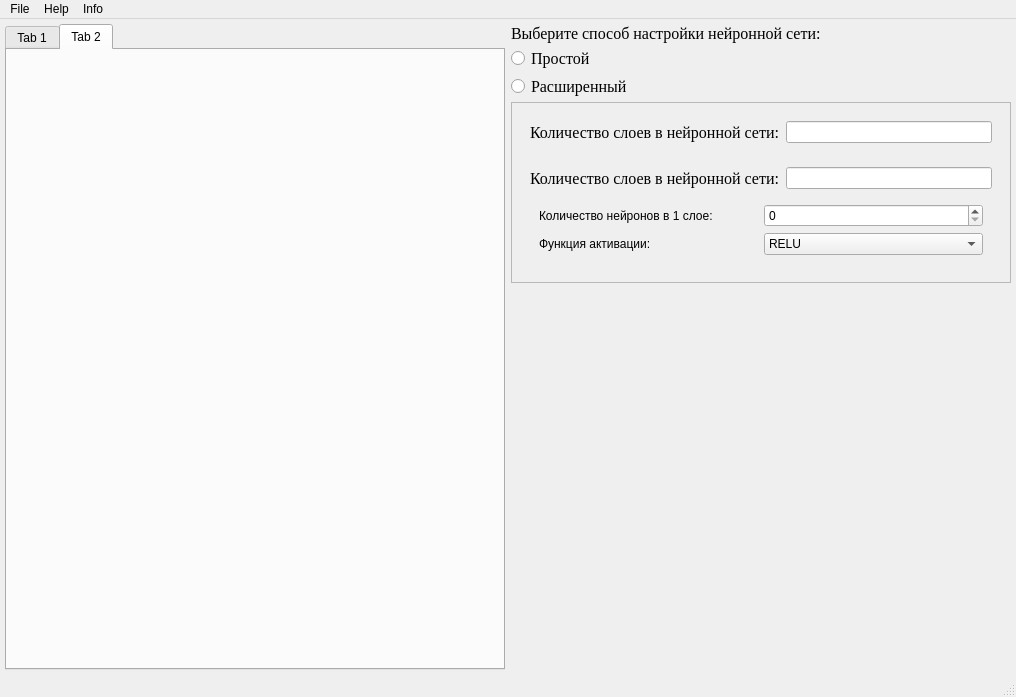
<?xml version="1.0" encoding="UTF-8"?>
<ui version="4.0">
 <class>MainWindow</class>
 <widget class="QMainWindow" name="MainWindow">
  <property name="geometry">
   <rect>
    <x>0</x>
    <y>0</y>
    <width>1016</width>
    <height>697</height>
   </rect>
  </property>
  <property name="minimumSize">
   <size>
    <width>800</width>
    <height>600</height>
   </size>
  </property>
  <property name="maximumSize">
   <size>
    <width>1920</width>
    <height>1080</height>
   </size>
  </property>
  <property name="windowTitle">
   <string>MainWindow</string>
  </property>
  <widget class="QWidget" name="centralwidget">
   <property name="sizePolicy">
    <sizepolicy hsizetype="Expanding" vsizetype="Preferred">
     <horstretch>0</horstretch>
     <verstretch>0</verstretch>
    </sizepolicy>
   </property>
   <property name="autoFillBackground">
    <bool>true</bool>
   </property>
   <layout class="QHBoxLayout" name="horizontalLayout_2">
    <property name="leftMargin">
     <number>5</number>
    </property>
    <property name="topMargin">
     <number>5</number>
    </property>
    <property name="rightMargin">
     <number>5</number>
    </property>
    <property name="bottomMargin">
     <number>5</number>
    </property>
    <item>
     <widget class="QTabWidget" name="tabWidget">
      <property name="currentIndex">
       <number>1</number>
      </property>
      <widget class="QWidget" name="tab">
       <attribute name="title">
        <string>Tab 1</string>
       </attribute>
      </widget>
      <widget class="QWidget" name="tab_2">
       <attribute name="title">
        <string>Tab 2</string>
       </attribute>
      </widget>
     </widget>
    </item>
    <item>
     <layout class="QVBoxLayout" name="verticalLayout">
      <property name="spacing">
       <number>3</number>
      </property>
      <item>
       <widget class="QLabel" name="label">
        <property name="minimumSize">
         <size>
          <width>160</width>
          <height>0</height>
         </size>
        </property>
        <property name="font">
         <font>
          <family>Times New Roman</family>
          <pointsize>12</pointsize>
         </font>
        </property>
        <property name="text">
         <string>Выберите способ настройки нейронной сети: </string>
        </property>
       </widget>
      </item>
      <item>
       <widget class="QRadioButton" name="radioButton_2">
        <property name="font">
         <font>
          <family>Times New Roman</family>
          <pointsize>12</pointsize>
         </font>
        </property>
        <property name="text">
         <string>Простой</string>
        </property>
       </widget>
      </item>
      <item>
       <widget class="QRadioButton" name="radioButton">
        <property name="font">
         <font>
          <family>Times New Roman</family>
          <pointsize>12</pointsize>
         </font>
        </property>
        <property name="text">
         <string>Расширенный</string>
        </property>
       </widget>
      </item>
      <item>
       <widget class="QFrame" name="frame">
        <property name="enabled">
         <bool>true</bool>
        </property>
        <property name="frameShape">
         <enum>QFrame::StyledPanel</enum>
        </property>
        <property name="frameShadow">
         <enum>QFrame::Raised</enum>
        </property>
        <layout class="QVBoxLayout" name="verticalLayout_2">
         <item>
          <widget class="QWidget" name="EasyModeWidget" native="true">
           <property name="enabled">
            <bool>true</bool>
           </property>
           <layout class="QVBoxLayout" name="verticalLayout_4">
            <item>
             <layout class="QHBoxLayout" name="horizontalLayout_4">
              <item>
               <widget class="QLabel" name="label_4">
                <property name="font">
                 <font>
                  <family>Times New Roman</family>
                  <pointsize>12</pointsize>
                 </font>
                </property>
                <property name="text">
                 <string>Количество слоев в нейронной сети:</string>
                </property>
               </widget>
              </item>
              <item>
               <widget class="QLineEdit" name="lineEdit_3"/>
              </item>
             </layout>
            </item>
           </layout>
          </widget>
         </item>
         <item>
          <widget class="QWidget" name="AdvancedModeWidget" native="true">
           <property name="enabled">
            <bool>true</bool>
           </property>
           <layout class="QVBoxLayout" name="verticalLayout_3">
            <item>
             <layout class="QHBoxLayout" name="horizontalLayout_3">
              <item>
               <widget class="QLabel" name="LayerCountLabel">
                <property name="font">
                 <font>
                  <family>Times New Roman</family>
                  <pointsize>12</pointsize>
                 </font>
                </property>
                <property name="text">
                 <string>Количество слоев в нейронной сети:</string>
                </property>
               </widget>
              </item>
              <item>
               <widget class="QLineEdit" name="LayerCountLineEdit"/>
              </item>
             </layout>
            </item>
            <item>
             <widget class="QWidget" name="widget" native="true">
              <layout class="QGridLayout" name="gridLayout">
               <item row="0" column="0">
                <widget class="QLabel" name="label_2">
                 <property name="text">
                  <string>Количество нейронов в 1 слое:</string>
                 </property>
                </widget>
               </item>
               <item row="0" column="1">
                <widget class="QSpinBox" name="spinBox"/>
               </item>
               <item row="1" column="0">
                <widget class="QLabel" name="label_3">
                 <property name="text">
                  <string>Функция активации: </string>
                 </property>
                </widget>
               </item>
               <item row="1" column="1">
                <widget class="QComboBox" name="comboBox">
                 <item>
                  <property name="text">
                   <string>RELU</string>
                  </property>
                 </item>
                 <item>
                  <property name="text">
                   <string>Sigmoid</string>
                  </property>
                 </item>
                 <item>
                  <property name="text">
                   <string>ELU</string>
                  </property>
                 </item>
                 <item>
                  <property name="text">
                   <string>Tangh</string>
                  </property>
                 </item>
                 <item>
                  <property name="text">
                   <string>Softmax</string>
                  </property>
                 </item>
                 <item>
                  <property name="text">
                   <string>SVD</string>
                  </property>
                 </item>
                </widget>
               </item>
              </layout>
             </widget>
            </item>
           </layout>
          </widget>
         </item>
        </layout>
       </widget>
      </item>
      <item>
       <spacer name="verticalSpacer">
        <property name="orientation">
         <enum>Qt::Vertical</enum>
        </property>
        <property name="sizeHint" stdset="0">
         <size>
          <width>20</width>
          <height>40</height>
         </size>
        </property>
       </spacer>
      </item>
     </layout>
    </item>
   </layout>
  </widget>
  <widget class="QMenuBar" name="menubar">
   <property name="geometry">
    <rect>
     <x>0</x>
     <y>0</y>
     <width>1016</width>
     <height>21</height>
    </rect>
   </property>
   <widget class="QMenu" name="menuFile">
    <property name="title">
     <string>File</string>
    </property>
    <addaction name="actionOpen"/>
    <addaction name="actionNew"/>
   </widget>
   <widget class="QMenu" name="menuHelp">
    <property name="title">
     <string>Help</string>
    </property>
   </widget>
   <widget class="QMenu" name="menuInfo">
    <property name="title">
     <string>Info</string>
    </property>
    <addaction name="separator"/>
   </widget>
   <addaction name="menuFile"/>
   <addaction name="menuHelp"/>
   <addaction name="menuInfo"/>
  </widget>
  <widget class="QStatusBar" name="statusbar"/>
  <action name="actionOpen">
   <property name="text">
    <string>Open</string>
   </property>
  </action>
  <action name="actionNew">
   <property name="text">
    <string>New</string>
   </property>
  </action>
  <action name="action_2">
   <property name="text">
    <string>Создал Хрущев Илья</string>
   </property>
  </action>
 </widget>
 <resources/>
 <connections>
  <connection>
   <sender>radioButton</sender>
   <signal>toggled(bool)</signal>
   <receiver>AdvancedModeWidget</receiver>
   <slot>setVisible(bool)</slot>
   <hints>
    <hint type="sourcelabel">
     <x>519</x>
     <y>89</y>
    </hint>
    <hint type="destinationlabel">
     <x>524</x>
     <y>183</y>
    </hint>
   </hints>
  </connection>
  <connection>
   <sender>radioButton_2</sender>
   <signal>toggled(bool)</signal>
   <receiver>EasyModeWidget</receiver>
   <slot>setVisible(bool)</slot>
   <hints>
    <hint type="sourcelabel">
     <x>550</x>
     <y>62</y>
    </hint>
    <hint type="destinationlabel">
     <x>557</x>
     <y>115</y>
    </hint>
   </hints>
  </connection>
 </connections>
</ui>
